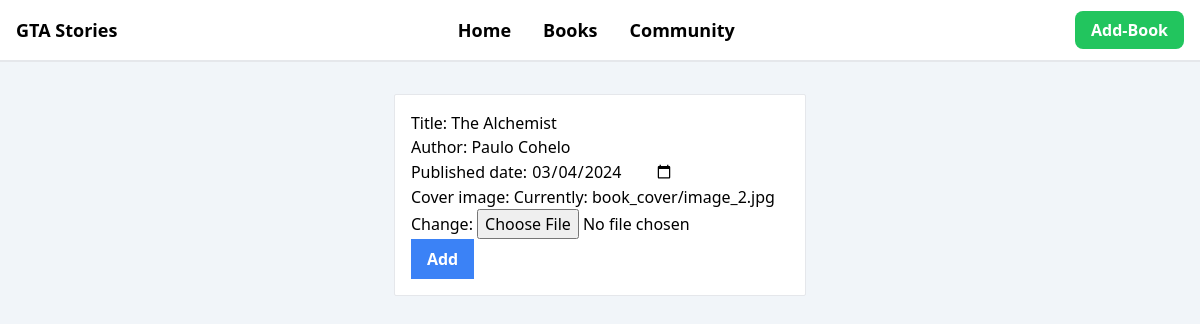
/update-book/1/, run on the app's committed database.
### baby/models.py (models this page shows, shortened)
class Book(models.Model):
    title = models.CharField(max_length=100)
    author = models.CharField(max_length=100)
    published_date = models.DateField()
    cover_image = models.ImageField(upload_to='book_cover/')

### baby/views.py (the view)
# urls.py: path("update-book/<int:book_id>/", update_book, name="update-book")
def update_book(request, book_id):
    book = Book.objects.get(id=book_id)
    form = BookForm(instance=book)
    if request.method == 'POST':
        form = BookForm(request.POST, request.FILES, instance=book)
        if form.is_valid():
            form.save()
            return redirect('book-list')
    return render(request, 'add_book.html', {"form": form})

### baby/forms.py
class BookForm(forms.ModelForm):
    published_date = forms.DateField(widget=forms.DateInput(attrs={'type': 'date'}))
    class Meta:
        model = Book
        fields = ['title', 'author', 'published_date', 'cover_image']

### templates/add_book.html (shortened to what this page needs)
{% extends 'base.html' %}
{% block content %}
{% load static %}
<div class="flex justify-start mt-8 p-4 border rounded-sm bg-white">
    <form action="" method="POST" enctype="multipart/form-data">
        {{ form.as_p }}
        <input type="submit" value="Add" class="bg-blue-500 py-2 px-4 hover:bg-blue-700 text-white font-bold">
    </form>
</div>
{% endblock %}

### data on the page
Book: title "The Alchemist", author "Paulo Cohelo", published_date "03/04/2024"
